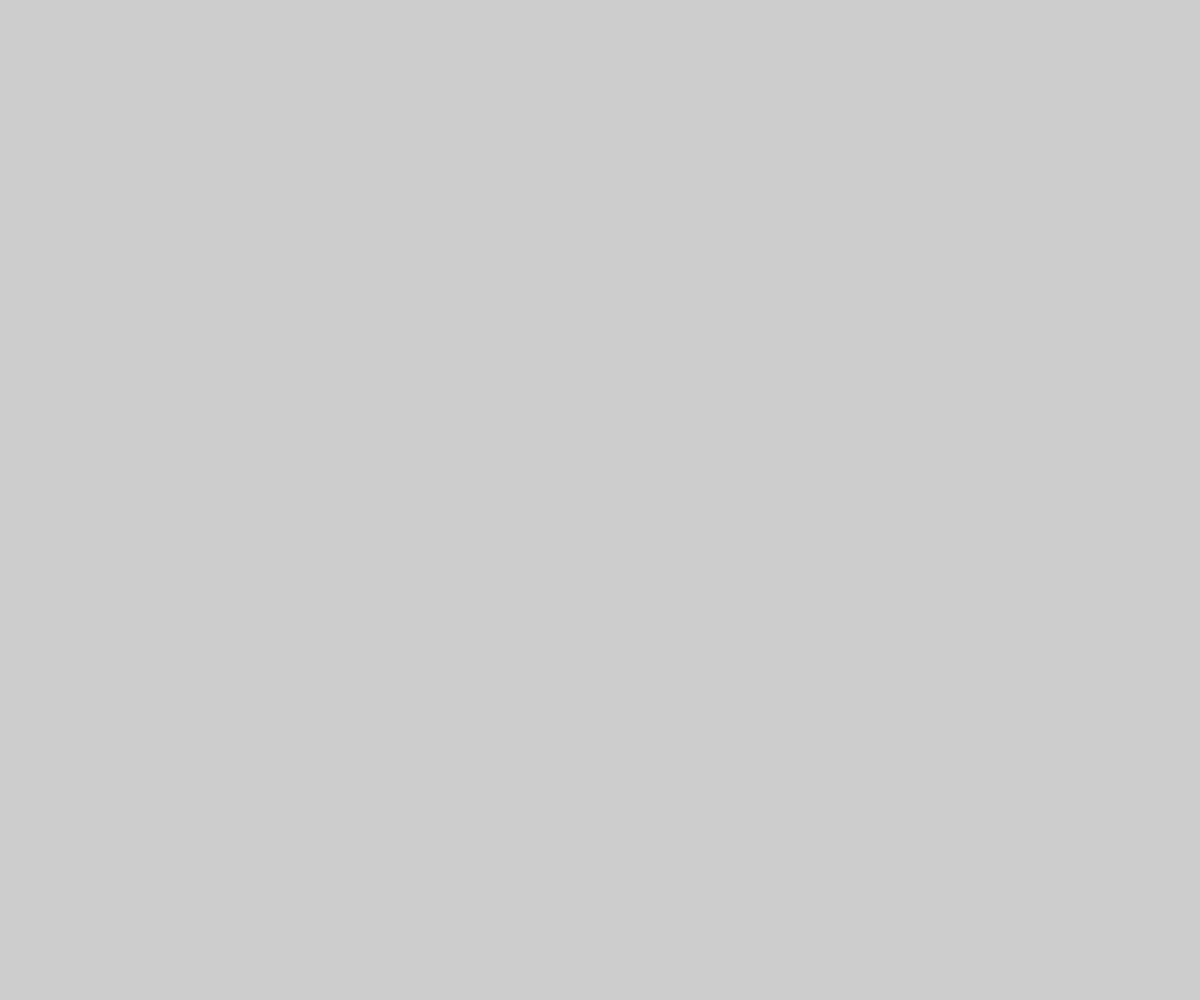
Frame 1 (no input)
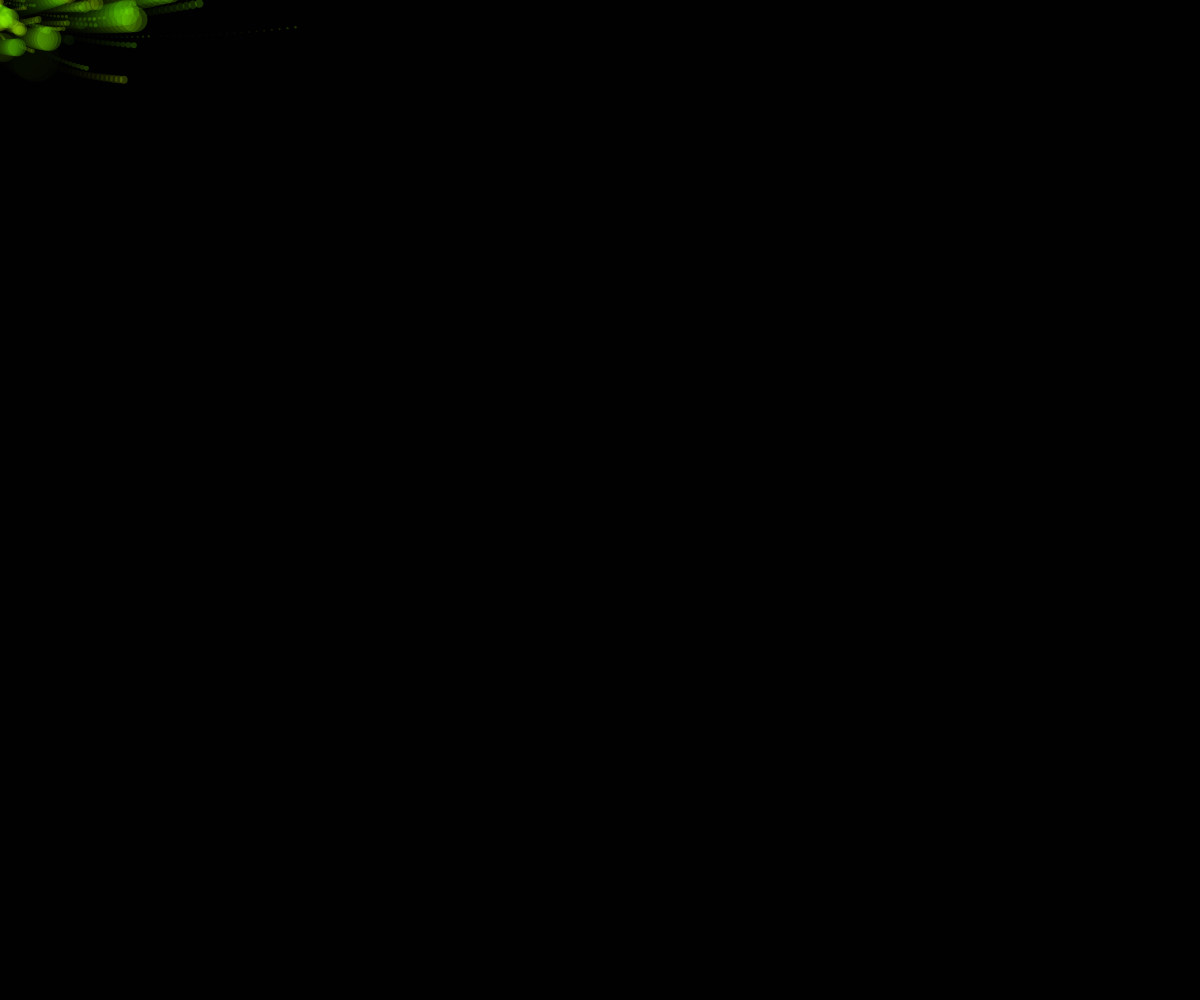
Frame 60 (no input)
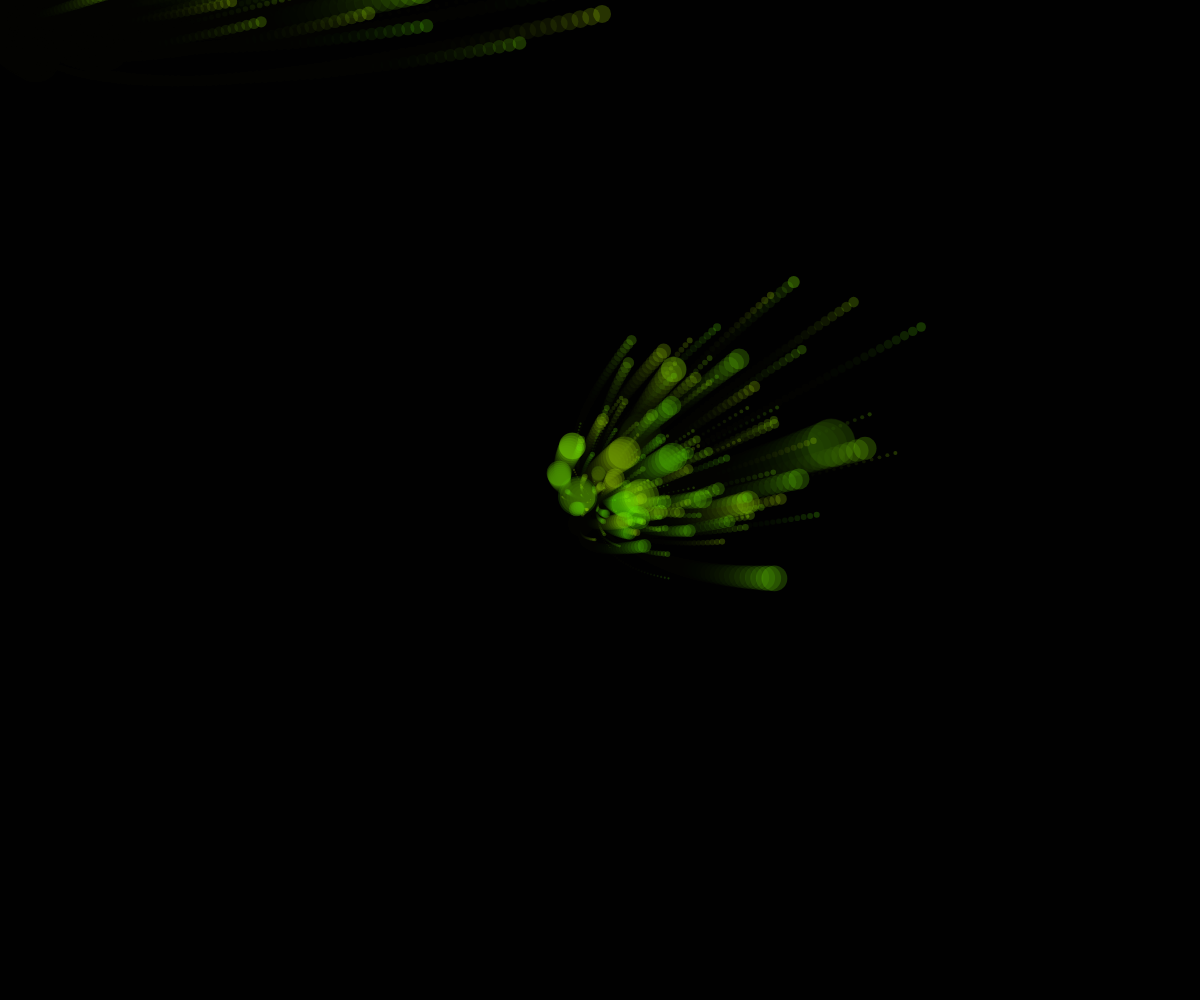
Frame 120 (the mouse pressed at the canvas centre since frame 60)

The p5.js sketch that drew these frames (run headless with seeded random() and noise() and a simulated clock; from frame 60 on, the mouse is pressed at the canvas centre):

// p5.js sketch
// ── sketch.js
let sistema = [];

function setup() {
	createCanvas(windowWidth, windowHeight);
	angleMode(DEGREES);
}

function draw() {
	background(0, 50);

	let p1 = new Particula();
	sistema.push(p1);
	let p2 = new Particula();
	sistema.push(p2);
	let p3 = new Particula();
	sistema.push(p3);

	for (let i = 0; i < sistema.length; i++) {
		if (sistema[i].estaMuerta) {
			sistema.splice(i, 1);
		}
	}

	for (let i = 0; i < sistema.length; i++) {
		sistema[i].actualizar();
		sistema[i].mostrar();
	}

	print(sistema.length);
}

// ── Particula.js
class Particula {
	constructor() {
		this.tamanoInicial = random(10, 50);
		this.tamano = this.tamanoInicial;
		this.estaMuerta = false;
		this.tiempoDeVidaInicial = Math.ceil(random(10, 300));
		this.tiempoDeVida = this.tiempoDeVidaInicial;

		this.pos = createVector(mouseX, mouseY);

		this.vel = createVector(0, random(1, 3));
		this.vel.rotate(random(360));

		this.g = createVector(0.1, -0.05);
		this.color = color(random(100, 200), 255, 0, 50);
	}
	// Método ==> method update
	actualizar() {
		this.vel.add(this.g);
		this.pos.add(this.vel);

		this.tamano = map(
			this.tiempoDeVida,
			0,
			this.tiempoDeVidaInicial,
			this.tamanoInicial,
			0
		);

		this.tiempoDeVida -= 1;

		if (this.tiempoDeVida <= 0) {
			this.estaMuerta = true;
			print('ups, me morí!');
			circle(this.pos.x, this.pos.y, this.tamanoInicial);
		}
	}
	// Método ==> method display
	mostrar() {
		noStroke();
		fill(this.color);
		circle(this.pos.x, this.pos.y, this.tamano);
	}
}
